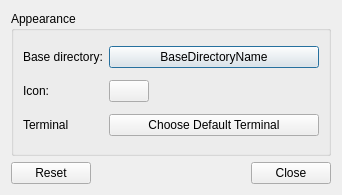
<?xml version="1.0" encoding="UTF-8"?>
<ui version="4.0">
 <class>DirectoryMenuConfiguration</class>
 <widget class="QDialog" name="DirectoryMenuConfiguration">
  <property name="geometry">
   <rect>
    <x>0</x>
    <y>0</y>
    <width>342</width>
    <height>195</height>
   </rect>
  </property>
  <property name="windowTitle">
   <string>Directory Menu Settings</string>
  </property>
  <layout class="QVBoxLayout" name="verticalLayout">
   <item>
    <widget class="QGroupBox" name="appearanceGB">
     <property name="title">
      <string>Appearance</string>
     </property>
     <layout class="QGridLayout" name="gridLayout_2" columnstretch="0,0">
      <item row="0" column="1">
       <widget class="QPushButton" name="baseDirectoryB">
        <property name="sizePolicy">
         <sizepolicy hsizetype="MinimumExpanding" vsizetype="Fixed">
          <horstretch>0</horstretch>
          <verstretch>0</verstretch>
         </sizepolicy>
        </property>
        <property name="text">
         <string>BaseDirectoryName</string>
        </property>
       </widget>
      </item>
      <item row="0" column="0">
       <widget class="QLabel" name="baseDirectoryL">
        <property name="text">
         <string>Base directory:</string>
        </property>
       </widget>
      </item>
      <item row="1" column="0">
       <widget class="QLabel" name="iconL">
        <property name="text">
         <string>Icon:</string>
        </property>
       </widget>
      </item>
      <item row="1" column="1">
       <widget class="QPushButton" name="iconB">
        <property name="sizePolicy">
         <sizepolicy hsizetype="Fixed" vsizetype="Fixed">
          <horstretch>0</horstretch>
          <verstretch>0</verstretch>
         </sizepolicy>
        </property>
        <property name="text">
         <string/>
        </property>
       </widget>
      </item>
      <item row="2" column="0">
       <widget class="QLabel" name="terminalL">
        <property name="text">
         <string>Terminal</string>
        </property>
       </widget>
      </item>
      <item row="2" column="1">
       <widget class="QPushButton" name="terminalB">
        <property name="text">
         <string>Choose Default Terminal</string>
        </property>
       </widget>
      </item>
     </layout>
    </widget>
   </item>
   <item>
    <widget class="QDialogButtonBox" name="buttons">
     <property name="orientation">
      <enum>Qt::Horizontal</enum>
     </property>
     <property name="standardButtons">
      <set>QDialogButtonBox::Close|QDialogButtonBox::Reset</set>
     </property>
    </widget>
   </item>
  </layout>
 </widget>
 <resources/>
 <connections>
  <connection>
   <sender>buttons</sender>
   <signal>accepted()</signal>
   <receiver>DirectoryMenuConfiguration</receiver>
   <slot>accept()</slot>
   <hints>
    <hint type="sourcelabel">
     <x>214</x>
     <y>350</y>
    </hint>
    <hint type="destinationlabel">
     <x>157</x>
     <y>274</y>
    </hint>
   </hints>
  </connection>
  <connection>
   <sender>buttons</sender>
   <signal>rejected()</signal>
   <receiver>DirectoryMenuConfiguration</receiver>
   <slot>reject()</slot>
   <hints>
    <hint type="sourcelabel">
     <x>214</x>
     <y>350</y>
    </hint>
    <hint type="destinationlabel">
     <x>196</x>
     <y>274</y>
    </hint>
   </hints>
  </connection>
 </connections>
</ui>
